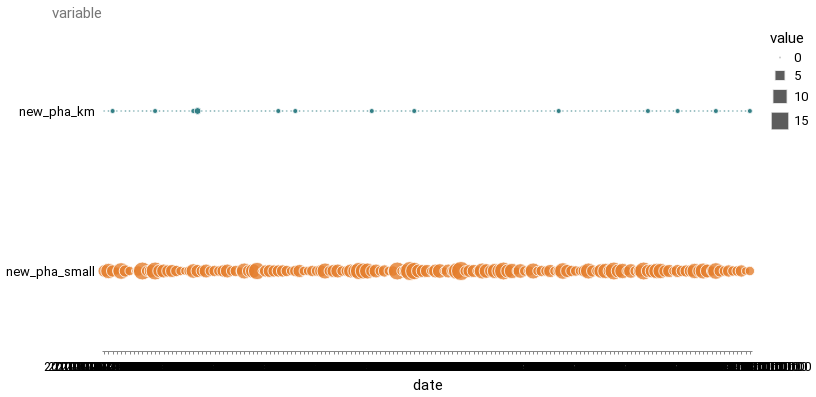

Notebook code for this chart:
### Code cell
alt.Chart(new_phas).mark_circle(opacity=0.8, stroke="white", strokeWidth=1).encode(
    alt.X("date:O", axis=alt.Axis(labelAngle=0)),
    alt.Y("variable:N"),
    alt.Size("value"),
    alt.Color("variable:N", legend=None),
).properties(width=650, height=320)

### Figure 1 — Vega-Lite specification as saved in the notebook (floating-point values rounded to 4 significant figures; data arrays with more than 128 entries replaced by an {"elided": "..."} marker saying what was removed)
{"config": {"view": {"width": 800, "height": 450, "strokeOpacity": 0}, "background": "#ffffff", "title": {"anchor": "start", "font": "Summit Sans", "fontColor": "palette[\"black\"]", "fontSize": 18, "fontWeight": "normal"}, "arc": {"fill": "#00d4d8"}, "area": {"fill": "#00d4d8"}, "line": {"stroke": "#00d4d8", "strokeWidth": 3}, "path": {"stroke": "#00d4d8"}, "rect": {"fill": "#00d4d8"}, "shape": {"stroke": "#00d4d8"}, "bar": {"fill": "#00d4d8"}, "point": {"stroke": "#00d4d8"}, "symbol": {"fill": "#00d4d8", "size": 30}, "axis": {"titleFont": "Roboto", "titleFontSize": 15, "titleFontWeight": "normal", "labelFont": "Roboto, sans", "labelFontSize": 13, "labelFontWeight": "normal"}, "axisX": {"labelAngle": 0, "labelPadding": 6, "tickSize": 3, "grid": false}, "axisY": {"labelBaseline": "middle", "maxExtent": 45, "minExtent": 45, "titleAlign": "left", "titleAngle": 0, "titleX": -45, "titleY": -11, "domainOpacity": 0, "gridWidth": 0.6, "gridColor": "#dddddd", "offset": 6, "tickSize": 0, "titleColor": "#767676"}, "legend": {"titleFont": "Roboto", "titleFontSize": 15, "titleFontWeight": "normal", "symbolType": "square", "labelFont": "Roboto, sans", "labelFontSize": 13}, "range": {"category": ["#005f66", "#e37e2d", "#d64a3b", "#76b0ef", "#c1bc40"], "diverging": ["#e68a4f", "#f4bb6a", "#f9e39c", "#dadfe2", "#a6b7c6", "#849eae"], "heatmap": ["#7ff6f6", "#00eeef", "#00d4d8", "#00abb2", "#00848b", "#fbf2c7", "#00363d"], "ordinal": ["#7ff6f6", "#00eeef", "#00d4d8", "#00abb2", "#00848b", "#fbf2c7", "#00363d"], "ramp": ["#7ff6f6", "#00eeef", "#00d4d8", "#00abb2", "#00848b", "#fbf2c7", "#00363d"]}}, "data": {"name": "data-00354316cfd41bc75264606d35d7cc7d"}, "mark": {"type": "circle", "opacity": 0.8, "stroke": "white", "strokeWidth": 1}, "encoding": {"color": {"field": "variable", "legend": null, "type": "nominal"}, "size": {"field": "value", "type": "quantitative"}, "x": {"axis": {"labelAngle": 0}, "field": "date", "type": "ordinal"}, "y": {"field": "variable", "type": "nominal"}}, "height": 320, "width": 650, "$schema": "https://vega.github.io/schema/vega-lite/v4.17.0.json", "datasets": {"data-00354316cfd41bc75264606d35d7cc7d": {"elided": "306 records"}}}
